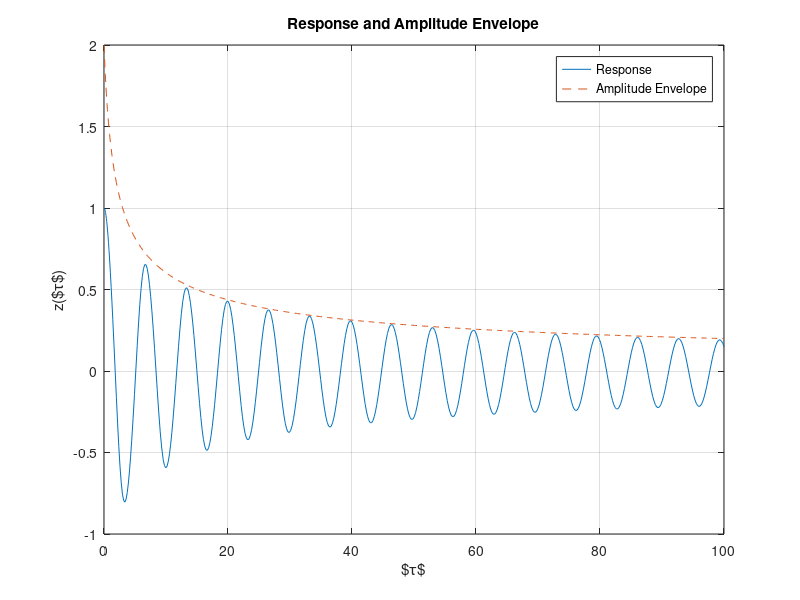

The MATLAB source for this figure:
clc;
clear;
close all;

% Parameters
delta = 1;
beta = 0.1;
gamma = 0.01;

initial_conditions = [1, 0];
A0 = initial_conditions(1);

% Define the differential equation
dzdt = @(t, z) [z(2); 
                -delta * (z(1)^2 / (1 + z(1)^2)) * z(2) - (1 - beta / sqrt(1 + z(1)^2)) * z(1) - gamma];


z0 = initial_conditions;

% Time span
tspan = [0 100];

% Solve the differential equation
[t, z] = ode45(dzdt, tspan, z0);

% Calculate the amplitude envelope
A = @(tau) 2 * A0 ./ sqrt(delta * A0^2 * tau + 1);
envelope = A(t);

% Plot the response
figure;
plot(t, z(:, 1), 'DisplayName', 'Response');
hold on;
plot(t, envelope, '--', 'DisplayName', 'Amplitude Envelope');
xlabel('$\tau$');
ylabel('z($\tau$)');
title('Response and Amplitude Envelope');
legend;
grid on;

set(gcf, 'units', 'points', 'position', [250, 250 600 400]);
exportgraphics(gcf, 'graph_output/q2pe.png', 'Resolution', 300);    